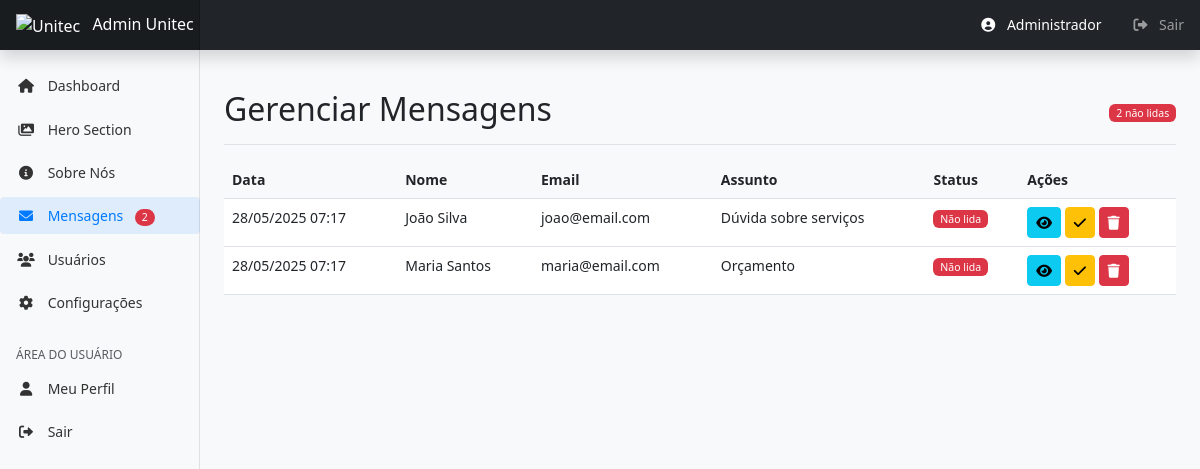
Page /admin/mensagens.php (signed in) on the committed database.
### tables this page shows
CREATE TABLE IF NOT EXISTS mensagens_contato (
    id INT PRIMARY KEY AUTO_INCREMENT,
    nome VARCHAR(100) NOT NULL,
    email VARCHAR(100) NOT NULL,
    telefone VARCHAR(20),
    assunto VARCHAR(200) NOT NULL,
    mensagem TEXT NOT NULL,
    status ENUM('não lida', 'lida', 'respondida') DEFAULT 'não lida',
    data_envio TIMESTAMP DEFAULT CURRENT_TIMESTAMP,
    data_atualizacao TIMESTAMP DEFAULT CURRENT_TIMESTAMP ON UPDATE CURRENT_TIMESTAMP
);

### admin/mensagens.php (the view, shortened to what this page needs)
<?php
require_once "../config/database.php";
$pagina = isset($_GET['pagina']) ? (int)$_GET['pagina'] : 1;
$itens_por_pagina = 10;
$offset = ($pagina - 1) * $itens_por_pagina;
$sql = "SELECT * FROM mensagens_contato ORDER BY data_envio DESC LIMIT :offset, :limit";
$stmt = $conn->prepare($sql);
$stmt->bindValue(':offset', $offset, PDO::PARAM_INT);
$stmt->bindValue(':limit', $itens_por_pagina, PDO::PARAM_INT);
$stmt->execute();
$mensagens = $stmt->fetchAll(PDO::FETCH_ASSOC);
?>
<!DOCTYPE html>
<html lang="pt-BR">
<head>
    <link href="https://cdn.jsdelivr.net/npm/bootstrap@5.3.0/dist/css/bootstrap.min.css" rel="stylesheet">
    <link rel="stylesheet" href="https://cdnjs.cloudflare.com/ajax/libs/font-awesome/6.0.0/css/all.min.css">
    <link rel="stylesheet" href="../assets/css/admin.css">
</head>
<body>
    <?php include 'includes/admin_header.php'; ?>
    <div class="container-fluid">
        <div class="row">
            <?php include 'includes/admin_sidebar.php'; ?>
            <main class="col-md-9 ms-sm-auto col-lg-10 px-md-4">
                <div class="d-flex justify-content-between flex-wrap flex-md-nowrap align-items-center pt-3 pb-2 mb-3 border-bottom">
                    <h1 class="h2">Gerenciar Mensagens</h1>
                    <?php if ($nao_lidas > 0): ?>
                        <span class="badge bg-danger"><?php echo $nao_lidas; ?> não lidas</span>
                    <?php endif; ?>
                </div>
                <?php if (empty($mensagens)): ?>
                    <div class="alert alert-info">
                        Nenhuma mensagem recebida ainda.
                    </div>
                <?php else: ?>
                    <div class="table-responsive">
                        <table class="table table-hover">
                            <thead>
                                <tr>
                                    <th>Data</th>
                                    <th>Nome</th>
                                    <th>Email</th>
                                    <th>Assunto</th>
                                    <th>Status</th>
                                    <th>Ações</th>
                                </tr>
                            </thead>
                            <tbody>
                                <?php foreach ($mensagens as $msg): ?>
                                    <tr class="<?php
                                        echo $msg['status'] == 'não lida' ? 'mensagem-nao-lida' :
                                            ($msg['status'] == 'respondida' ? 'mensagem-respondida' : '');
                                    ?>">
                                        <td><?php echo date('d/m/Y H:i', strtotime($msg['data_envio'])); ?></td>
                                        <td><?php echo htmlspecialchars($msg['nome']); ?></td>
                                        <td><?php echo htmlspecialchars($msg['email']); ?></td>
                                        <td><?php echo htmlspecialchars($msg['assunto']); ?></td>
                                        <td>
                                            <span class="badge bg-<?php
                                                echo $msg['status'] == 'não lida' ? 'danger' :
                                                    ($msg['status'] == 'lida' ? 'warning' : 'success');
                                            ?>">
                                                <?php echo ucfirst($msg['status']); ?>
                                            </span>
                                        </td>
                                        <td>
                                            <button type="button" class="btn btn-sm btn-info"
                                                    data-bs-toggle="modal"
                                                    data-bs-target="#verMensagem<?php echo $msg['id']; ?>">
                                                <i class="fas fa-eye"></i>
                                            </button>
                                            <?php if ($msg['status'] == 'não lida'): ?>
                                                <form method="POST" class="d-inline">
                                                    <button type="submit" class="btn btn-sm btn-warning">
                                                        <i class="fas fa-check"></i>
                                                    </button>
                                                </form>
                                            <?php endif; ?>
                                            <form method="POST" class="d-inline" onsubmit="return confirm('Tem certeza que deseja excluir esta mensagem?');">
                                                <button type="submit" class="btn btn-sm btn-danger">
                                                    <i class="fas fa-trash"></i>
                                                </button>
                                            </form>
                                        </td>
                                    </tr>
                                <?php endforeach; ?>
                            </tbody>
                        </table>
                    </div>
                <?php endif; ?>
            </main>
        </div>
    </div>
</body>
</html>

### assets/css/admin.css (style rules this page uses)
body { font-size: .875rem; background-color: #f8f9fa; }
main { margin-top: 48px; padding-top: 1.5rem; }
.table th { font-weight: 600; background-color: #f8f9fa; }
.badge { font-weight: 500; padding: 0.35em 0.65em; }

### admin/mensagens.php (style rules this page uses)
.mensagem-nao-lida { background-color: #fff3cd; }

### rows in the picture
mensagens_contato: data_envio "28/05/2025 07:17", nome "João Silva", email "joao@email.com", assunto "Dúvida sobre serviços", status "Não lida"
mensagens_contato: data_envio "28/05/2025 07:17", nome "Maria Santos", email "maria@email.com", assunto "Orçamento", status "Não lida"

### other values in the picture
$_SESSION['usuario_nome'] "Administrador"
$nao_lidas "2"
